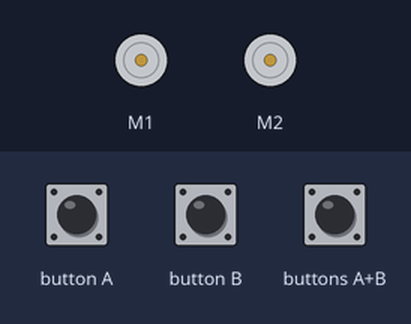
Simulated run of this program. Board: BBC micro:bit (MakeCode). Shown: 2 × DC motor (green arrow = forward, orange = backward, longer = faster). The inputs (shaded band) are chosen by the test bench.

Above: at 1.2 s.
1.3 s: button A pressed for 0.15 s
At 3.2 s:
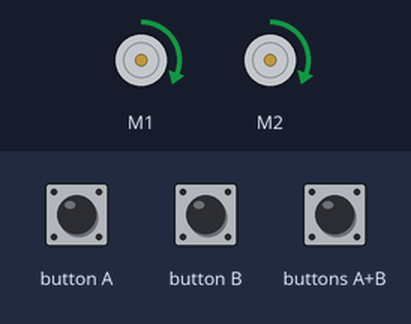
At 3.67 s:
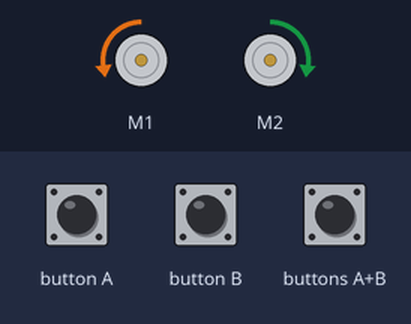
4.4 s: button B pressed for 0.15 s
At 6.1 s:
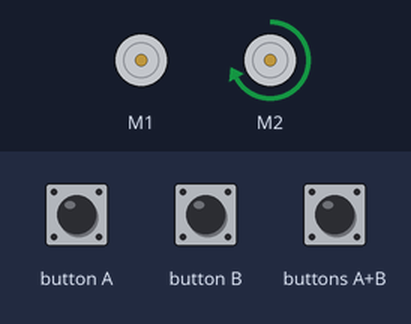
7.5 s: buttons A+B pressed for 0.15 s
Timing chart, 0 to 15.0 s (numbered marks = the images above; inputs shaded):
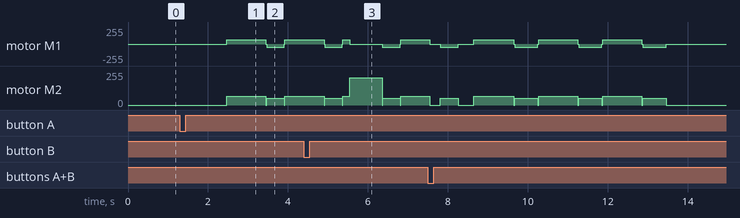

The program:

main.ts
```typescript
function tegnRunning () {
    bitbot.move(BBMotor.Right, BBDirection.Forward, 80)
    bitbot.move(BBMotor.Left, BBDirection.Forward, 0)
    basic.pause(2000)
    bitbot.stop(BBStopMode.Coast)
}
function tegnFirkant () {
    for (let index = 0; index < 4; index++) {
        bitbot.goms(BBDirection.Forward, 25, 1000)
        bitbot.rotatems(BBRobotDirection.Left, 20, 450)
    }
}
input.onButtonPressed(Button.A, function () {
    basic.pause(1000)
    tegnFirkant()
})
input.onButtonPressed(Button.AB, function () {
    basic.pause(1000)
    tegnTrekant()
})
input.onButtonPressed(Button.B, function () {
    basic.pause(1000)
    tegnRunning()
})
function tegnTrekant () {
    for (let index = 0; index < 3; index++) {
        bitbot.goms(BBDirection.Forward, 25, 1000)
        bitbot.rotatems(BBRobotDirection.Left, 20, 600)
    }
}
bitbot.select_model(BBModel.XL)
```

test.ts
```typescript
// testene settes inn her; disse vil ikke kompilert så lenge denne pakken blir brukt som en utvidelse.
```

Measured:
- after the input at 1.3 s, motor M1: stopped → forward 64/255 after 1.2 s, → backward 51/255 0.98 s later, → forward 64/255 0.45 s later; motor M2: stopped → forward 64/255 after 1.2 s, → forward 51/255 0.98 s later, → forward 64/255 0.45 s later
